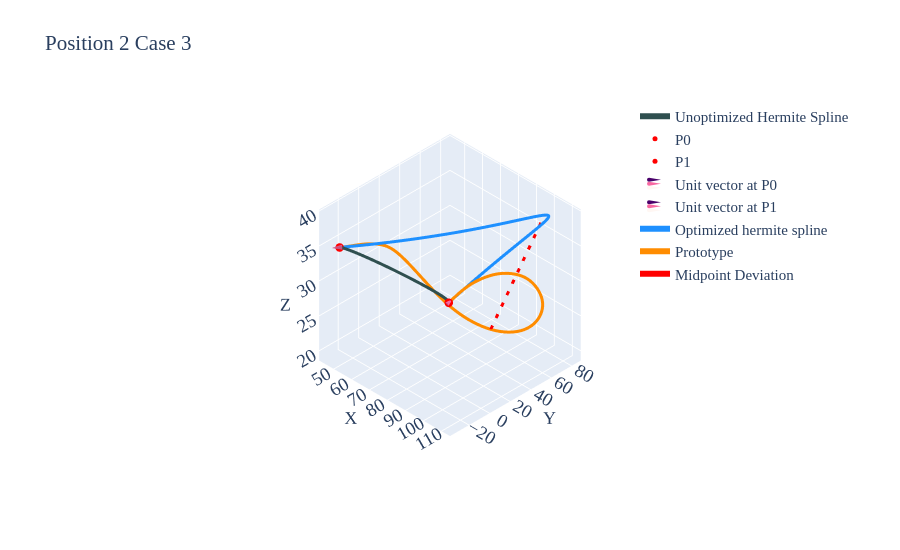

Here is the notebook cell this chart was saved with:
### Markdown cell above
## Case 03

### Code cell
df=pd.read_csv('../data/2810/p2-case3.csv')
prt=df.iloc[10:,2:].reset_index(drop=True)

p0=df.iloc[5,2:].values.astype(float)    # Point0
p1=df.iloc[6,2:].values.astype(float)    # Point1
u0=df.iloc[8,2:].values.astype(float)    # Unit Vector @ Point0
u1=df.iloc[9,2:].values.astype(float)    # Unit Vector @ Point1
m0=df.iloc[2,1]                          # Magnitude for Vector1
m1=df.iloc[3,1]                          # Magnitude for Vector2
u0_init=u0*m0
u1_init=u1*m1
spl=utils.hermite(p0, p1, u0_init, u1_init,num_points=51)

tgt=utils.length(prt.values)             # Target spline length

obj_fn=lambda x: utils.length(utils.hermite(p0,p1,x*u0,x*u1)) - tgt
sol=optimize.root_scalar(obj_fn, bracket=[0, tgt*3], method='brentq')
solx=sol.root
u0_final=solx*u0
u1_final=solx*u1
spl=utils.hermite(p0,p1,u0_init,u1_init,num_points=100)
spl_tgt=utils.hermite(p0,p1,u0_final,u1_final,num_points=100)

print(f'Length of the Prototype Spline: {utils.length(prt.values):.5f}')
print(f'Given target spline length: {tgt:.5f}')
print(f'Length of the Hermite Spline: {utils.length(spl.astype(float)):.5f}')
print(f'Achieved Length of the Hermite Spline: {utils.length(spl_tgt.astype(float)):.5f}')
print(f'\nComputed Magnitude (X): {solx:.4f}')

a=prt.iloc[50]
b=pd.DataFrame(spl_tgt,columns=prt.columns).iloc[50]
mag.append(np.round(solx,3))
prt_len.append(utils.length(prt.values).round(3))
ach_len.append(utils.length(spl_tgt.astype(float)).round(3))
err_len.append(utils.length(pd.DataFrame([a,b]).values).round(3))
fig=utils.plotter_v2(spl,p0,p1,u0_init,u1_init,spl1=spl_tgt,spl2=prt.values,x_label='Unoptimized Hermite Spline',
                     spl1_label='Optimized hermite spline',spl2_label='Prototype',cne=6,intr='d',height=550,width=900,title='Position 2 Case 3')
fig.add_trace(go.Scatter3d(x=[a[0],b[0]],y=[a[1],b[1]],z=[a[2],b[2]],mode='lines',name='Midpoint Deviation'
                           ,line=dict(color='red',width=6,dash='longdash'),text='Length '+str(utils.length(pd.DataFrame([a,b]).values).round(2)))) 
fig.update_layout(legend=dict(x=0.75,y=1,xanchor="left",yanchor="top"))
fig.update_layout(autosize=True)
pio.write_html(fig,'../ppt/1411-arc-len-herm/p2-case3.html')
fig.show()
